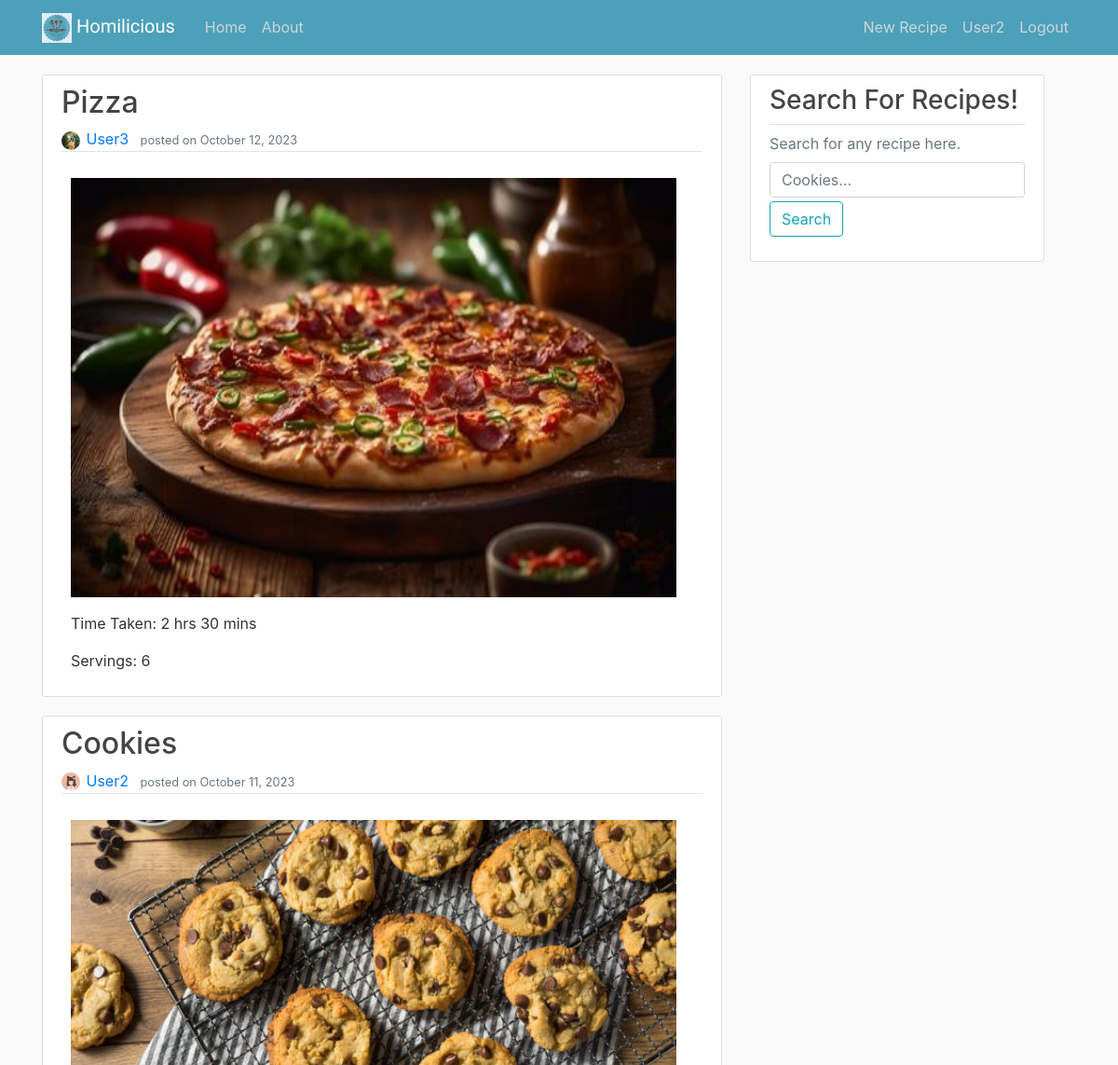
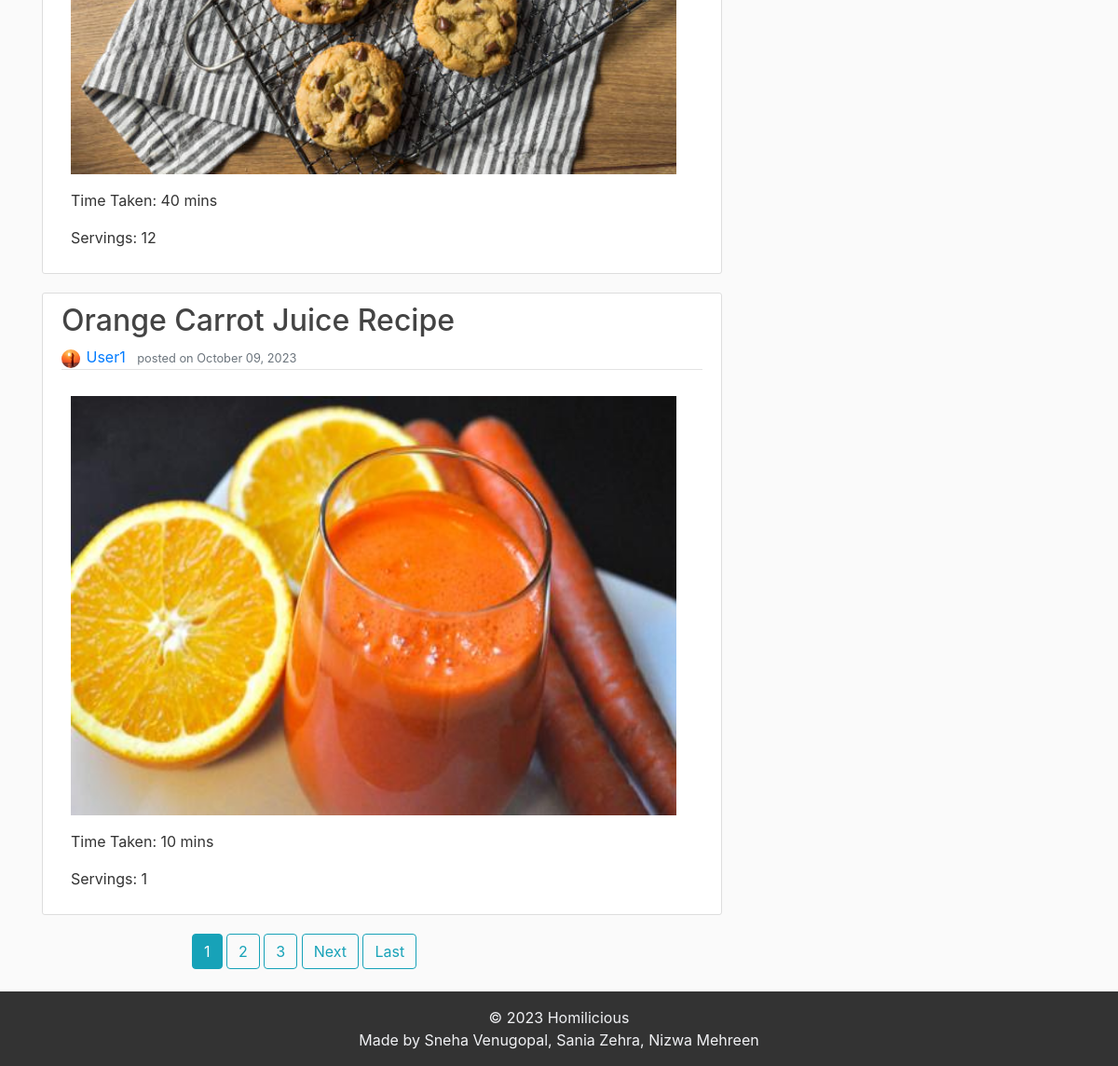
The page / (signed in) on the database its author committed (2 pictures, top to bottom).
### recipes/models.py (models this page shows, shortened)
class Recipe(models.Model):
    recipe_name = models.CharField(max_length=100)
    author = models.ForeignKey(User, on_delete=models.CASCADE)
    content = models.TextField()
    date_posted = models.DateTimeField(default=timezone.now)
    recipe_img = models.ImageField(upload_to="recipe_images")
    total_time = models.CharField(max_length=20)
    servings = models.PositiveIntegerField()

### users/models.py (models this page shows, shortened)
class Profile(models.Model):
    user = models.OneToOneField(User, on_delete=models.CASCADE)
    profile_pic = models.ImageField(default='profile_pics/default.jpg', upload_to='profile_pics')

### recipes/views.py (the view)
# urls.py: path('', RecipeListView.as_view(), name='home'),
class RecipeListView(ListView):
    model = Recipe
    template_name = 'recipes/home.html'
    context_object_name = 'recipes'
    ordering = ['-date_posted']
    paginate_by = 3

### recipes/templates/recipes/home.html (shortened to what this page needs)
{% extends "recipes/base.html" %}
{% block content %}
    {% for recipe in recipes %}
        <article class="media content-section">
          <div class="media-body">
            <h2><a class="article-title" href="{% url 'recipe_detail' recipe.id %}">{{ recipe.recipe_name }}</a></h2>
            <div class="article-metadata">
              <img style="width: 20px; height: 20px;" class="smaller-image rounded-circle article-img" src="{{ recipe.author.profile.profile_pic.url }}">
              <a class="mr-2" href="{% url 'user_recipes' recipe.author.username %}">{{ recipe.author }}</a>
              <small class="text-muted">posted on {{ recipe.date_posted|date:"F d, Y" }}</small>
            </div>
            <p class="article-content">
              <img src="{{ recipe.recipe_img.url }}" alt="Recipe Image" width="650" height="450">
            </p>
            <p class="article-content">Time Taken: {{ recipe.total_time }}</p>
            <p class="article-content">Servings: {{ recipe.servings }}</p>
          </div>
        </article>
    {% endfor %}
    <div class="col-md-8" style="margin-left: 20%;">
      {% if is_paginated %}
      {% for num in page_obj.paginator.page_range %}
        {% if page_obj.number == num %}
          <a class="btn btn-info mb-4" href="?page={{ num }}">{{ num }}</a>
        {% elif num > page_obj.number|add:'-3' and num < page_obj.number|add:'3' %}
          <a class="btn btn-outline-info mb-4" href="?page={{ num }}">{{ num }}</a>
        {% endif %}
      {% endfor %}
      {% if page_obj.has_next %}
        <a class="btn btn-outline-info mb-4" href="?page={{ page_obj.next_page_number }}">Next</a>
        <a class="btn btn-outline-info mb-4" href="?page={{ page_obj.paginator.num_pages }}">Last</a>
      {% endif %}
    {% endif %}
    </div>
{% endblock content %}

### recipes/templates/recipes/base.html (shortened to what this page needs)
{% load static %}
<!DOCTYPE html>
<html>
<head>
    <link rel="stylesheet" href="https://maxcdn.bootstrapcdn.com/bootstrap/4.0.0/css/bootstrap.min.css">
    <link rel="stylesheet" type="text/css" href="{% static 'recipes/style.css' %}">
</head>
<body>
    <header class="site-header">
      <nav class="navbar navbar-expand-md navbar-dark bg-steel fixed-top">
        <div class="container">
          <a class="navbar-brand mr-4" href="{% url 'home' %}">
            <img src="{% static 'favicon_io/favicon-32x32.png' %}" alt="favicon">
            Homilicious
          </a>
          <div class="collapse navbar-collapse" id="navbarToggle">
            <div class="navbar-nav mr-auto">
              <a class="nav-item nav-link" href="{% url 'home' %}">Home</a>
              <a class="nav-item nav-link" href="{% url 'about' %}">About</a>
            </div>
            <div class="navbar-nav">
              {% if user.is_authenticated %}
                <a class="nav-item nav-link" href="{% url 'recipe_create' %}">New Recipe</a>
                <a class="nav-item nav-link" href="{% url 'profile' %}">{{ user.username }}</a>
                <a class="nav-item nav-link" href="{% url 'logout' %}">Logout</a>
              {% else %}
                <a class="nav-item nav-link" href="{% url 'login' %}">Login</a>
                <a class="nav-item nav-link" href="{% url 'register' %}">Register</a>
              {% endif %}
            </div>
          </div>
        </div>
      </nav>
    </header>
    <main role="main" class="container">
      <div class="row">
        <div class="col-md-8">
          {% block content %}{% endblock %}
        </div>
        <div class="col-md-4">
          <div class="content-section position-fixed">
            <form method="GET" action="{% url 'recipe_search' %}">
              <fieldset class="form-group">
                  <legend class="border-bottom"><h3>Search For Recipes!</h3></legend>
                  <div class='text-muted'>Search for any recipe here.</div>
                  <input class="form-control mt-2 mb-1" type="text" name="search" placeholder="Cookies...">
                  <button class="btn btn-outline-info" type="submit">Search</button>
              </fieldset>
            </form>
          </div>
        </div>
      </div>
    </main>
    <footer class="site-footer" style="background-color: #333; left: 0; bottom:0; width:100%;">
      <div class="container">
          <div class="py-3" style="color: #f1f2f5; text-align: center;">
            &copy; 2023 Homilicious
            <br>
            Made by Sneha Venugopal, Sania Zehra, Nizwa Mehreen
          </div>
      </div>
    </footer>
</body>
</html>

### recipes/static/recipes/style.css (style rules this page uses)
body { min-height: 100vh; display: flex; flex-direction: column; background: #fafafa; color: #333333; margin-top: 5rem; }
footer { margin-top: auto; }
h1, h2, h3, h4, h5, h6 { color: #444444; }
.bg-steel { background-color: #4da0b9; }
.site-header .navbar-nav .nav-link { color: #cbd5db; }
.content-section { background: #ffffff; padding: 10px 20px; border: 1px solid #dddddd; border-radius: 3px; margin-bottom: 20px; }
.article-title { color: #444444; }
.article-content { white-space: pre-line; margin-left: 10px; }
.article-img { height: 65px; width: 65px; margin-right: 2px; }
.article-metadata { padding-bottom: 1px; margin-bottom: 4px; border-bottom: 1px solid #e3e3e3 }
.navbar-brand { font-family: 'Sofia', sans-serif; }

### rows shown on the page
Recipe: recipe_name "Pizza", author.profile.profile_pic (picture), author "User3", date_posted "October 12, 2023", recipe_img (picture), total_time "2 hrs 30 mins", servings "6"
Recipe: recipe_name "Cookies", author.profile.profile_pic (picture), author "User2", date_posted "October 11, 2023", recipe_img (picture), total_time "40 mins", servings "12"
Recipe: recipe_name "Orange Carrot Juice Recipe", author.profile.profile_pic (picture), author "User1", date_posted "October 09, 2023", recipe_img (picture), total_time "10 mins", servings "1"

### other values the page prints
{{ user.username }} "User2"
{{ num }} "1"
{{ num }} "2" "3"
